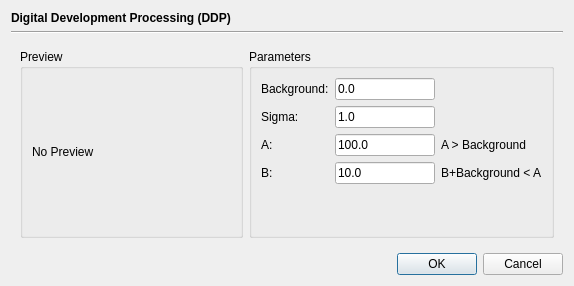
<?xml version="1.0" encoding="UTF-8"?>
<ui version="4.0">
 <class>OpDDPDialog</class>
 <widget class="QDialog" name="OpDDPDialog">
  <property name="geometry">
   <rect>
    <x>0</x>
    <y>0</y>
    <width>574</width>
    <height>286</height>
   </rect>
  </property>
  <property name="windowTitle">
   <string>Dialog</string>
  </property>
  <layout class="QVBoxLayout" name="verticalLayout">
   <item>
    <widget class="QLabel" name="label">
     <property name="font">
      <font>
       <weight>75</weight>
       <bold>true</bold>
      </font>
     </property>
     <property name="text">
      <string>Digital Development Processing (DDP)</string>
     </property>
    </widget>
   </item>
   <item>
    <widget class="Line" name="line">
     <property name="orientation">
      <enum>Qt::Horizontal</enum>
     </property>
    </widget>
   </item>
   <item>
    <widget class="QWidget" name="widget_2" native="true">
     <layout class="QHBoxLayout" name="horizontalLayout">
      <item>
       <widget class="QGroupBox" name="groupBox_2">
        <property name="sizePolicy">
         <sizepolicy hsizetype="Expanding" vsizetype="Expanding">
          <horstretch>0</horstretch>
          <verstretch>1</verstretch>
         </sizepolicy>
        </property>
        <property name="title">
         <string>Preview</string>
        </property>
        <layout class="QVBoxLayout" name="verticalLayout_2">
         <item>
          <widget class="QLabel" name="previewLabel">
           <property name="text">
            <string>No Preview</string>
           </property>
          </widget>
         </item>
        </layout>
       </widget>
      </item>
      <item>
       <widget class="QGroupBox" name="groupBox">
        <property name="title">
         <string>Parameters</string>
        </property>
        <layout class="QGridLayout" name="gridLayout">
         <item row="2" column="1">
          <widget class="QLineEdit" name="aField">
           <property name="maximumSize">
            <size>
             <width>100</width>
             <height>16777215</height>
            </size>
           </property>
           <property name="text">
            <string>100.0</string>
           </property>
          </widget>
         </item>
         <item row="0" column="1">
          <widget class="QLineEdit" name="backgroundField">
           <property name="sizePolicy">
            <sizepolicy hsizetype="Fixed" vsizetype="Fixed">
             <horstretch>0</horstretch>
             <verstretch>0</verstretch>
            </sizepolicy>
           </property>
           <property name="maximumSize">
            <size>
             <width>100</width>
             <height>16777215</height>
            </size>
           </property>
           <property name="text">
            <string>0.0</string>
           </property>
          </widget>
         </item>
         <item row="2" column="2">
          <widget class="QLabel" name="label_6">
           <property name="text">
            <string>A &gt; Background</string>
           </property>
          </widget>
         </item>
         <item row="1" column="0">
          <widget class="QLabel" name="label_3">
           <property name="text">
            <string>Sigma:</string>
           </property>
          </widget>
         </item>
         <item row="3" column="1">
          <widget class="QLineEdit" name="bField">
           <property name="maximumSize">
            <size>
             <width>100</width>
             <height>16777215</height>
            </size>
           </property>
           <property name="text">
            <string>10.0</string>
           </property>
          </widget>
         </item>
         <item row="3" column="2">
          <widget class="QLabel" name="label_7">
           <property name="text">
            <string>B+Background &lt; A</string>
           </property>
          </widget>
         </item>
         <item row="1" column="1">
          <widget class="QLineEdit" name="sigmaField">
           <property name="maximumSize">
            <size>
             <width>100</width>
             <height>16777215</height>
            </size>
           </property>
           <property name="text">
            <string>1.0</string>
           </property>
          </widget>
         </item>
         <item row="0" column="0">
          <widget class="QLabel" name="label_2">
           <property name="text">
            <string>Background:</string>
           </property>
          </widget>
         </item>
         <item row="3" column="0">
          <widget class="QLabel" name="label_5">
           <property name="text">
            <string>B:</string>
           </property>
          </widget>
         </item>
         <item row="2" column="0">
          <widget class="QLabel" name="label_4">
           <property name="text">
            <string>A:</string>
           </property>
          </widget>
         </item>
         <item row="4" column="1">
          <spacer name="verticalSpacer">
           <property name="orientation">
            <enum>Qt::Vertical</enum>
           </property>
           <property name="sizeHint" stdset="0">
            <size>
             <width>20</width>
             <height>40</height>
            </size>
           </property>
          </spacer>
         </item>
        </layout>
       </widget>
      </item>
     </layout>
    </widget>
   </item>
   <item>
    <widget class="QDialogButtonBox" name="buttonBox">
     <property name="orientation">
      <enum>Qt::Horizontal</enum>
     </property>
     <property name="standardButtons">
      <set>QDialogButtonBox::Cancel|QDialogButtonBox::Ok</set>
     </property>
    </widget>
   </item>
  </layout>
 </widget>
 <resources/>
 <connections>
  <connection>
   <sender>buttonBox</sender>
   <signal>accepted()</signal>
   <receiver>OpDDPDialog</receiver>
   <slot>accept()</slot>
   <hints>
    <hint type="sourcelabel">
     <x>248</x>
     <y>254</y>
    </hint>
    <hint type="destinationlabel">
     <x>157</x>
     <y>274</y>
    </hint>
   </hints>
  </connection>
  <connection>
   <sender>buttonBox</sender>
   <signal>rejected()</signal>
   <receiver>OpDDPDialog</receiver>
   <slot>reject()</slot>
   <hints>
    <hint type="sourcelabel">
     <x>316</x>
     <y>260</y>
    </hint>
    <hint type="destinationlabel">
     <x>286</x>
     <y>274</y>
    </hint>
   </hints>
  </connection>
 </connections>
</ui>
